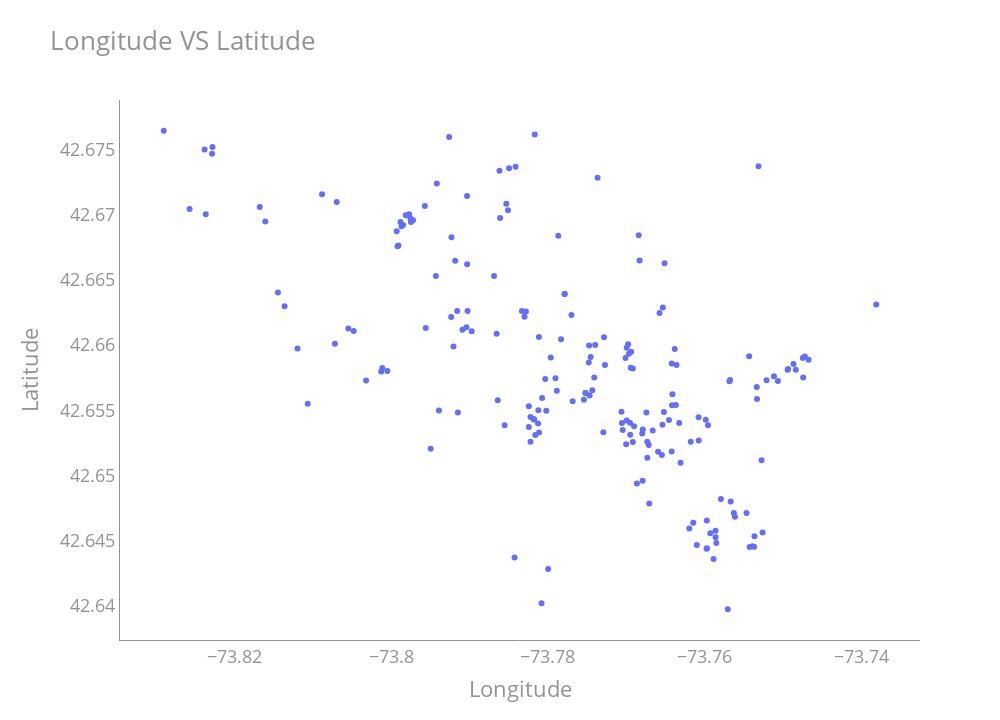

Notebook cell for this chart:
### Markdown cell above
#### here we ignore latitude and longitude columns
##### cous they are coordinated columns 
##### Coordinates are often expressed as two sets of numbers. The first number is always the latitude and the second is the longitude
- Latitudes are horizontal lines that measure distance north or south of the equator. 
- Longitudes are vertical lines that measure east or west of the meridian in Greenwich, England.

### Code cell
fig = go.Figure()


fig.add_trace(go.Scatter(x = data_without_outliers.longitude, y = data_without_outliers.latitude,
                        mode = "markers",
                        ))


fig.update_layout(plot_bgcolor = "white",
                 font = dict(color = "#909497", size = 18),
                 title = dict(text = "Longitude VS Latitude", font = dict(size = 26)),
                 xaxis = dict(title = "Longitude", linecolor = "#909497"),
                 yaxis = dict(title = "Latitude", tickformat = ",", linecolor = "#909497"),
                 margin = dict(t = 100, r = 80, b = 80, l = 120),
                 height = 720,
                 width = 1000)


fig.show()

### Figure 1 — Plotly figure (JSON) as saved in the notebook; plotly's stock layout.template omitted (floating-point values rounded to 4 significant figures; data arrays with more than 128 entries replaced by an {"elided": "..."} marker saying what was removed)
{"data": [{"mode": "markers", "type": "scatter", "x": {"elided": "197 float values"}, "y": {"elided": "197 float values"}}], "layout": {"font": {"color": "#909497", "size": 18}, "height": 720, "margin": {"b": 80, "l": 120, "r": 80, "t": 100}, "plot_bgcolor": "white", "title": {"font": {"size": 26}, "text": "Longitude VS Latitude"}, "width": 1000, "xaxis": {"autorange": true, "linecolor": "#909497", "range": [-73.83, -73.73], "title": {"text": "Longitude"}, "type": "linear"}, "yaxis": {"autorange": true, "linecolor": "#909497", "range": [42.64, 42.68], "tickformat": ",", "title": {"text": "Latitude"}, "type": "linear"}}}
